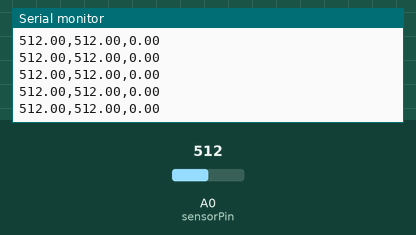
Bench run of a sketch on a simulated Arduino Uno, built with avr-gcc and run on an emulated ATmega328P. Parts: the last lines printed to the serial monitor. The inputs (shaded band) are chosen by the test bench; at power-on: A0 (sensorPin) = 512.

Above: at 1.2 s.
1.3 s: A0 (sensorPin) set to 109
At 1.9 s:
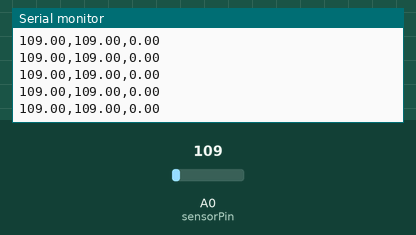
4.3 s: A0 (sensorPin) set to 92
At 4.9 s:
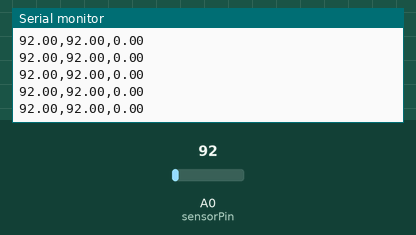
Timing chart, 0 to 7.3 s (numbered marks = the images above; inputs shaded):
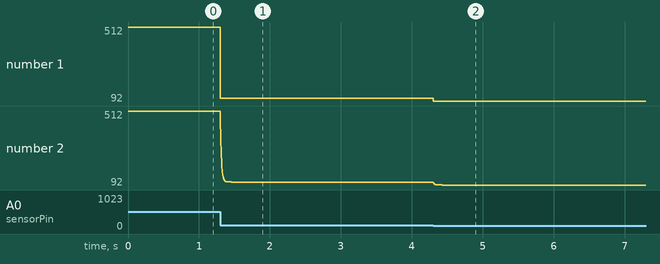

Measured:
- after the input at 1.3 s, the serial monitor: prints a new line at once (image 1)
- after the input at 4.3 s, the serial monitor: prints a new line at once (image 2)
- plotted number 1: 512 → 109 after the input at 1.3 s, 109 → 92 after the input at 4.3 s
- plotted number 2: 512 → 109 after the input at 1.3 s, 109 → 92 after the input at 4.3 s

The sketch:

monita_test.ino
```cpp
const int sensorPin = A0; // 圧力センサを接続したアナログピン

const int sampleCount = 8; // 1回の表示に使う平均サンプル数
const float attackSmoothing = 0.75f;  // 立ち上がりは速く追従
const float releaseSmoothing = 0.18f; // 下がるときは少し滑らかに
const float pressThreshold = 40.0f;   // 立ち上がり判定のしきい値
const float releaseThreshold =
    25.0f; // 次の立ち上がりを待てるようにする戻りしきい値

const uint8_t sixteenthNotesPerInterval =
    8; // 立ち上がり間隔を16分音符8個ぶんとして扱う
const unsigned long minRiseIntervalMs = 120; // 誤検出防止
const unsigned long maxRiseIntervalMs = 4000; // あまりに遅い入力は無視
const float bpmSmoothing = 0.8f;              // BPM 表示の追従性
const size_t commandBufferSize = 16;

float filteredValue = 0.0f;
bool filterInitialized = false;
bool pressed = false;
bool waitingForReleaseAfterReset = false;

unsigned long lastRiseTimeMs = 0;
float displayedBpm = 0.0f;
bool bpmInitialized = false;
char commandBuffer[commandBufferSize];
size_t commandLength = 0;

float readSensorAveraged() {
  long total = 0;
  for (int i = 0; i < sampleCount; i++) {
    total += analogRead(sensorPin);
  }
  return total / (float)sampleCount;
}

void updateDisplayedBpm(float bpm) {
  if (!bpmInitialized) {
    displayedBpm = bpm;
    bpmInitialized = true;
  } else {
    displayedBpm += (bpm - displayedBpm) * bpmSmoothing;
  }
}

void resetMeasurementState() {
  lastRiseTimeMs = 0;
  displayedBpm = 0.0f;
  bpmInitialized = false;
  filterInitialized = false;
  pressed = false;
  waitingForReleaseAfterReset = true;
}

void handleCommand(const char *command) {
  if (strcmp(command, "RESET") == 0) {
    resetMeasurementState();
    Serial.println("RESET_ACK");
  }
}

void pollSerialCommands() {
  while (Serial.available() > 0) {
    char incoming = (char)Serial.read();

    if (incoming == '\r' || incoming == '\n') {
      if (commandLength > 0) {
        commandBuffer[commandLength] = '\0';
        handleCommand(commandBuffer);
        commandLength = 0;
      }
      continue;
    }

    if (commandLength < commandBufferSize - 1) {
      commandBuffer[commandLength++] = incoming;
    } else {
      commandLength = 0;
    }
  }
}

void setup() { Serial.begin(115200); }

void loop() {
  pollSerialCommands();
  float sensorValue = readSensorAveraged();

  if (!filterInitialized) {
    filteredValue = sensorValue;
    filterInitialized = true;
  } else {
    float smoothing =
        sensorValue > filteredValue ? attackSmoothing : releaseSmoothing;
    filteredValue += (sensorValue - filteredValue) * smoothing;
  }

  unsigned long now = millis();

  if (waitingForReleaseAfterReset) {
    if (filteredValue <= releaseThreshold) {
      waitingForReleaseAfterReset = false;
    }
  } else {
    // 立ち上がりを1回だけ拾うためのヒステリシス付きしきい値判定
    if (!pressed && filteredValue >= pressThreshold) {
      pressed = true;

      if (lastRiseTimeMs != 0) {
        unsigned long intervalMs = now - lastRiseTimeMs;
        if (intervalMs >= minRiseIntervalMs && intervalMs <= maxRiseIntervalMs) {
          float quarterNotesPerInterval = sixteenthNotesPerInterval / 4.0f;
          float bpm = (60000.0f * quarterNotesPerInterval) / intervalMs;
          updateDisplayedBpm(bpm);
        }
      }

      lastRiseTimeMs = now;
    } else if (pressed && filteredValue <= releaseThreshold) {
      pressed = false;
    }
  }

  // Serial Plotter 用: raw, filtered, bpm
  Serial.print(sensorValue);
  Serial.print(',');
  Serial.print(filteredValue);
  Serial.print(',');
  Serial.println(displayedBpm);

  delay(1);
}
```
